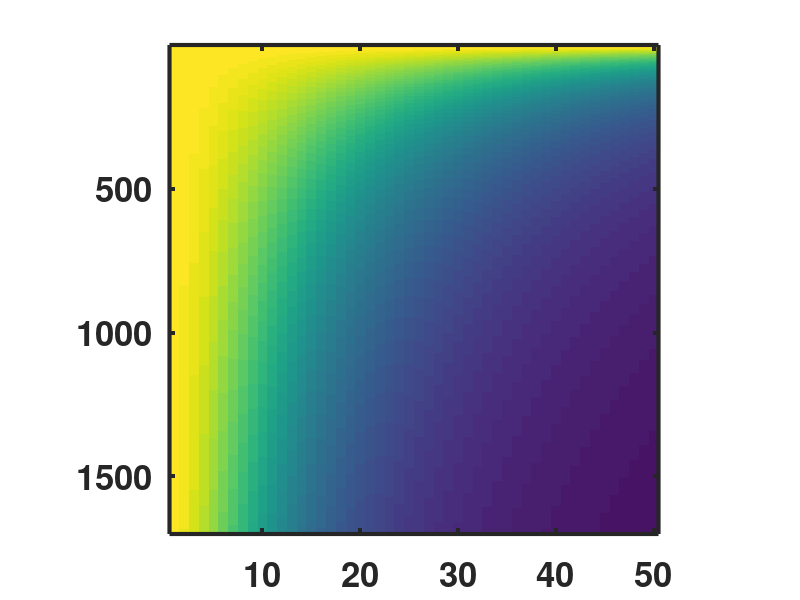

The MATLAB script that drew this image: (Note: this script raises an error after producing the figure.)
addpath(genpath('BlochSimulationCode'))
%% 
clear all
figure;
alpha1= [1:50];
clear NSRF10
for jj = 1:length(alpha1)
    T1_all = 1:1:1700;M0 = 1;
    TR=3.15*10;alpha=alpha1(jj)/180*pi;M0=1;
    NSRF10 = M0*(1-exp(-TR./T1_all))./(1-cos(alpha).*exp(-TR./T1_all));
    NSRF10_all(:,jj) = NSRF10;
    
    TR=3.15*7;
    NSRF7 = M0*(1-exp(-TR./T1_all))./(1-cos(alpha).*exp(-TR./T1_all));
    NSRF7_all(:,jj) = NSRF7;

    TR=3.15*4;
    NSRF4 = M0*(1-exp(-TR./T1_all))./(1-cos(alpha).*exp(-TR./T1_all));
    NSRF4_all(:,jj) = NSRF4;
end


figure; imagesc(abs(NSRF10_all),[0 1]); axis square;
set(gca,'fontweight','bold','FontSize',25,'LineWidth',3)
set(gca, 'tickLength',[0;0])

figure; imagesc(abs(NSRF7_all),[0 1]); axis square;
set(gca,'fontweight','bold','FontSize',25,'LineWidth',3)
set(gca, 'tickLength',[0;0])

figure; imagesc(abs(NSRF4_all),[0 1]); axis square;
set(gca,'fontweight','bold','FontSize',25,'LineWidth',3)
set(gca, 'tickLength',[0;0])

figure; imagesc((NSRF10_all-NSRF4_all),[0 .2]); axis square;
set(gca,'fontweight','bold','FontSize',25,'LineWidth',3)
set(gca, 'tickLength',[0;0])

figure; imagesc((NSRF7_all-NSRF4_all),[0 .2]); axis square;
set(gca,'fontweight','bold','FontSize',25,'LineWidth',3)
set(gca, 'tickLength',[0;0])



%%
NSRF10_slc2_all_use = squeeze(mean(NSRF10_slc2_all(end-13:end,:,:),1));
NSRF7_slc2_all_use = squeeze(mean(NSRF7_slc2_all(end-13:end,:,:),1));
NSRF4_slc2_all_use = squeeze(mean(NSRF4_slc2_all(end-13:end,:,:),1));

figure; imagesc(abs(NSRF10_slc2_all_use),[0 1]); axis square;
set(gca,'fontweight','bold','FontSize',25,'LineWidth',3)
set(gca, 'tickLength',[0;0])

figure; imagesc(abs(NSRF7_slc2_all_use),[0 1]); axis square;
set(gca,'fontweight','bold','FontSize',25,'LineWidth',3)
set(gca, 'tickLength',[0;0])

figure; imagesc(abs(NSRF4_slc2_all_use),[0 1]); axis square;
set(gca,'fontweight','bold','FontSize',25,'LineWidth',3)
set(gca, 'tickLength',[0;0])

figure; imagesc(abs(spgr_all),[0 1]); axis square;
set(gca,'fontweight','bold','FontSize',25,'LineWidth',3)
set(gca, 'tickLength',[0;0])

Ipost = find (T1_all == 350);
Ipre = find (T1_all == 1050);
figure; plot(alpha1,squeeze(spgr_all(Ipost,:)./spgr_all(Ipre,:)),'k','LineWidth',5);
hold on; plot(alpha1,squeeze(NSRF10_slc2_all_use(Ipost,:)./NSRF10_slc2_all_use(Ipre,:)),'g','LineWidth',5);
hold on; plot(alpha1,squeeze(NSRF7_slc2_all_use(Ipost,:)./NSRF7_slc2_all_use(Ipre,:)),'b','LineWidth',5);
hold on; plot(alpha1,squeeze(NSRF4_slc2_all_use(Ipost,:)./NSRF4_slc2_all_use(Ipre,:)),'r','LineWidth',5);
lgd = legend('Standard SPGR','NS-RF Every 10 SS-RF','NS-RF Every 7 SS-RF','NS-RF Every 4 SS-RF');
lgd.LineWidth = 3
lgd.FontSize = 20

% lgd.NumColumns = 3;
set(gca,'fontsize',16,'fontweight','bold','FontSize',35,'LineWidth',5); 
xlim([1 50]);ylim([1 3]); set(gca,'LineWidth',5); axis square;
%%
NSRF10_slc2_all_use = squeeze(mean(NSRF10_slc2_all(end-13:end,:,:),1));
NSRF7_slc2_all_use = squeeze(mean(NSRF7_slc2_all(end-13:end,:,:),1));
NSRF4_slc2_all_use = squeeze(mean(NSRF4_slc2_all(end-13:end,:,:),1));

Ipost = find (T1_all == 350);
Ipre = find (T1_all == 1050);
figure; plot(alpha1,squeeze(NSRF10_slc2_all_use(Ipost,:)./NSRF10_slc2_all_use(Ipre,:)-spgr_all(Ipost,:)./spgr_all(Ipre,:)),'g','LineWidth',5);
hold on; plot(alpha1,squeeze(NSRF7_slc2_all_use(Ipost,:)./NSRF7_slc2_all_use(Ipre,:)-spgr_all(Ipost,:)./spgr_all(Ipre,:)),'b','LineWidth',5);
hold on; plot(alpha1,squeeze(NSRF4_slc2_all_use(Ipost,:)./NSRF4_slc2_all_use(Ipre,:)-spgr_all(Ipost,:)./spgr_all(Ipre,:)),'r','LineWidth',5);
lgd = legend('NS-RF Every 10 SS-RF','NS-RF Every 7 SS-RF','NS-RF Every 4 SS-RF');
lgd.LineWidth = 3
lgd.FontSize = 20

% lgd.NumColumns = 3;
set(gca,'fontsize',16,'fontweight','bold','FontSize',35,'LineWidth',5); 
xlim([1 50]);ylim([0 .3]); set(gca,'LineWidth',5); axis square;



%% DIfference 4RF vs SPGR
colorUse{1} = '-k'; Legend{1} = 'Flip Angle=5';
colorUse{2} = '-r';Legend{2} = 'Flip Angle=10';
colorUse{3} = '-b';Legend{3} = 'Flip Angle=15';
colorUse{4} = '-g';Legend{4} = 'Flip Angle=20';
colorUse{5} = '-m';Legend{5} = 'Flip Angle=25';
colorUse{6} = '-.k';Legend{6} = 'Flip Angle=30';
colorUse{7} = '-.r';Legend{7} = 'Flip Angle=35';
colorUse{8} = '-.b';Legend{8} = 'Flip Angle=40';
colorUse{9} = '-.g';Legend{9} = 'Flip Angle=45';
colorUse{10} = '-.m';Legend{10} = 'Flip Angle=50';

figure;
alpha1= [5,10,15,20,25,30,35,40, 45, 50];
Puse_RF10 = squeeze(mean(NSRF10_slc2_all(end-13:end,:,:),1));

for jj = 1:length(alpha1)
    T1_all = 20:1:1700;M0 = 1;
    TR=3.15*3;alpha=alpha1(jj)/180*pi;M0=1;
    spgr_all_diff(:,jj) = spgr_all(:,jj)-Puse_RF10(:,jj);
    plot(T1_all,spgr_all_diff(:,jj),colorUse{jj},'LineWidth',5);hold on;
end
lgd = legend('FA=5','FA=10','FA=15','FA=20',....
    'FA=25','FA=30','FA=35','FA=40','FA=45','FA=50');
lgd.LineWidth = 3
% lgd.NumColumns = 3;
set(gca,'fontsize',16,'fontweight','bold'); 
ax = gca; ax.FontWeight = 'bold'; ax.FontSize = 20;; axis square
xlim([20 1500]);ylim([0 0.1]); set(gca,'LineWidth',5); 
ax.LineWidth = 5;

Ipost = find (T1_all == 350);
Ipre = find (T1_all == 1050);
figure; plot(alpha1,squeeze(spgr_all(Ipost,:)./spgr_all(Ipre,:)));
%% Bland Altman plot polling all flip angles 
d2 = spgr_all(:);
d1 = Puse_RF10(:);
diff = d1 - d2;
avg = (d1 + d2)/2;
diff_mean = mean( diff );
diff_SD = std( diff );
upper = diff_mean + 1.96*diff_SD;
lower = diff_mean - 1.96*diff_SD;
AVG = mean( [d1; d2] );
disp( [ 'Average of all (mm) = ' num2str( AVG ) ] );
disp( [ 'Mean Difference (mj) = ' num2str( diff_mean ) ] );
disp( [ '+ and - 1.96SD = ' num2str( upper ) ' and ' num2str( lower ) ] );
disp( [ 'Mean difference from Avg.  = ' num2str( diff_mean/AVG*100 ) ' %' ] );
disp( ' ' )

maxxx = 1;
interval = (0:.1:1)*maxxx;
len = length( interval );
ref = ones( 1, len );
mark = { '.', '+', '.', '^' };
msize = [ 80, 20, 45, 18 ];
m = 0;
figure(2)
plot( avg, diff, mark{1}, 'color', 'k', 'markersize', msize(1), 'linewidth', 5 );
hold on

plot( interval, diff_mean*ref, 'r', 'markersize', 50, 'linewidth', 7 )
hold on
plot( interval, upper*ref, '--b', 'markersize', 50, 'linewidth', 7 )
hold on
plot( interval, lower*ref, '--b', 'markersize', 50, 'linewidth', 7 )
hold on
% title('FLow','FontSize',50)
axis( [0 maxxx -maxxx/6 maxxx/6])
axis square
set(gca,'YTick',round((-1:.5:1)*maxxx/6*100)/100 );
set(gca,'XTick',[0 maxxx] );

set( gca, 'fontsize', 35, 'fontweight', 'bold' )
% xlabel( 'Mean Flow (mL)', 'fontsize', 60, 'fontweight', 'bold' )
% ylabel( 'Difference in Flow (mL)', 'fontsize', 60, 'fontweight', 'bold' )
set( [], 'fontsize', 35, 'fontweight', 'bold', 'box', 'on' ) %, 'orientation', 'horizontal' );
text0 = [ num2str( round(diff_mean*100)/100) ];
text1 = [ num2str( round((upper)*100)/100 ) ];
text2 = [ num2str( round((lower)*100)/100 ) ];

text( 0.5, .0, text0, 'fontsize', 35, 'fontweight', 'bold', 'color', 'k');
text( 0.5, .1, text1, 'fontsize', 35, 'fontweight', 'bold', 'color', 'k' );
text(0.5, -.1, text2, 'fontsize', 35, 'fontweight', 'bold', 'color', 'k');
set(gca,'LineWidth',5 );
%%%%%%%%%%%%%%%%%%%%%%%%%%%%%%%%%%%%%%%%%%%%%%%%%%%%%%%%%%%%%%%%%%%%%%%%%%%


%%%%%%%%%%%%%%%%%%%%%%%%%%%%%%%%%%%%%%%%%%%%%%%%%%%%%%%%%%%%%%%%%%%%%%%%%%%

